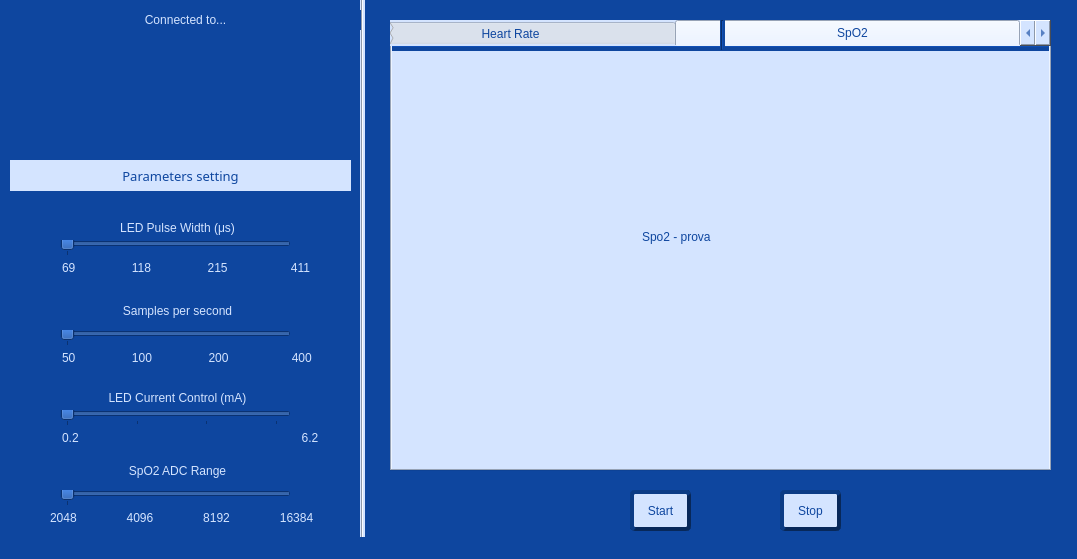
<?xml version="1.0" encoding="UTF-8"?>
<ui version="4.0">
 <class>MainWindow</class>
 <widget class="QMainWindow" name="MainWindow">
  <property name="geometry">
   <rect>
    <x>0</x>
    <y>0</y>
    <width>1077</width>
    <height>559</height>
   </rect>
  </property>
  <property name="windowTitle">
   <string>Photodetector</string>
  </property>
  <property name="styleSheet">
   <string notr="true">background-color: rgb(14, 70, 159);</string>
  </property>
  <widget class="QWidget" name="centralwidget">
   <widget class="QPushButton" name="pushButton_Start">
    <property name="geometry">
     <rect>
      <x>630</x>
      <y>490</y>
      <width>61</width>
      <height>41</height>
     </rect>
    </property>
    <property name="cursor">
     <cursorShape>PointingHandCursor</cursorShape>
    </property>
    <property name="autoFillBackground">
     <bool>false</bool>
    </property>
    <property name="styleSheet">
     <string notr="true">background-color: rgb(212, 228, 255);
color: rgb(14, 70, 159);
font: 10pt &quot;Adobe Heiti Std&quot;;
border-color: rgb(10, 52, 116);
border: 4px solid #082859;
border-radius: 5px;
border-style: outset;
</string>
    </property>
    <property name="text">
     <string>Start</string>
    </property>
   </widget>
   <widget class="QPushButton" name="pushButton_Stop">
    <property name="geometry">
     <rect>
      <x>780</x>
      <y>490</y>
      <width>61</width>
      <height>41</height>
     </rect>
    </property>
    <property name="cursor">
     <cursorShape>PointingHandCursor</cursorShape>
    </property>
    <property name="styleSheet">
     <string notr="true">background-color: rgb(212, 228, 255);
color: rgb(14, 70, 159);
font: 10pt &quot;Adobe Heiti Std&quot;;
border-color: rgb(10, 52, 116);
border: 4px solid #082859;
border-radius: 5px;
border-style: outset;
</string>
    </property>
    <property name="text">
     <string>Stop</string>
    </property>
   </widget>
   <widget class="Line" name="line">
    <property name="geometry">
     <rect>
      <x>360</x>
      <y>-40</y>
      <width>5</width>
      <height>591</height>
     </rect>
    </property>
    <property name="styleSheet">
     <string notr="true">background-color: rgb(212, 228, 255);</string>
    </property>
    <property name="orientation">
     <enum>Qt::Vertical</enum>
    </property>
   </widget>
   <widget class="QLabel" name="label_connection">
    <property name="geometry">
     <rect>
      <x>10</x>
      <y>10</y>
      <width>351</width>
      <height>20</height>
     </rect>
    </property>
    <property name="styleSheet">
     <string notr="true">color: rgb(212, 228, 255);
font: 8pt &quot;Adobe Heiti Std&quot;;</string>
    </property>
    <property name="text">
     <string>Connected to...</string>
    </property>
    <property name="alignment">
     <set>Qt::AlignCenter</set>
    </property>
   </widget>
   <widget class="QSlider" name="horizontalSlider">
    <property name="enabled">
     <bool>true</bool>
    </property>
    <property name="geometry">
     <rect>
      <x>60</x>
      <y>240</y>
      <width>231</width>
      <height>16</height>
     </rect>
    </property>
    <property name="cursor">
     <cursorShape>PointingHandCursor</cursorShape>
    </property>
    <property name="mouseTracking">
     <bool>false</bool>
    </property>
    <property name="tabletTracking">
     <bool>false</bool>
    </property>
    <property name="styleSheet">
     <string notr="true"/>
    </property>
    <property name="minimum">
     <number>1</number>
    </property>
    <property name="maximum">
     <number>4</number>
    </property>
    <property name="orientation">
     <enum>Qt::Horizontal</enum>
    </property>
    <property name="invertedAppearance">
     <bool>false</bool>
    </property>
    <property name="tickPosition">
     <enum>QSlider::TicksBelow</enum>
    </property>
    <property name="tickInterval">
     <number>10</number>
    </property>
   </widget>
   <widget class="QLabel" name="label_3">
    <property name="geometry">
     <rect>
      <x>62</x>
      <y>260</y>
      <width>281</width>
      <height>16</height>
     </rect>
    </property>
    <property name="mouseTracking">
     <bool>false</bool>
    </property>
    <property name="styleSheet">
     <string notr="true">color: rgb(212, 228, 255);
font: 8pt &quot;Adobe Heiti Std&quot;;</string>
    </property>
    <property name="text">
     <string>69                 118                 215                   411 </string>
    </property>
   </widget>
   <widget class="QLabel" name="label_choose_parameters">
    <property name="geometry">
     <rect>
      <x>10</x>
      <y>160</y>
      <width>341</width>
      <height>31</height>
     </rect>
    </property>
    <property name="font">
     <font>
      <family>Adobe Heiti Std</family>
      <pointsize>10</pointsize>
      <weight>50</weight>
      <italic>false</italic>
      <bold>false</bold>
     </font>
    </property>
    <property name="styleSheet">
     <string notr="true">color: rgb(14, 70, 159);
background-color: rgb(212, 228, 255);
font: 10pt &quot;Adobe Heiti Std&quot;;</string>
    </property>
    <property name="text">
     <string>Parameters setting</string>
    </property>
    <property name="alignment">
     <set>Qt::AlignCenter</set>
    </property>
   </widget>
   <widget class="QLabel" name="label_LED_pulse_width">
    <property name="geometry">
     <rect>
      <x>82</x>
      <y>220</y>
      <width>191</width>
      <height>16</height>
     </rect>
    </property>
    <property name="styleSheet">
     <string notr="true">color: rgb(212, 228, 255);
font: 9pt &quot;Adobe Heiti Std&quot;;</string>
    </property>
    <property name="text">
     <string>LED Pulse Width (μs)</string>
    </property>
    <property name="alignment">
     <set>Qt::AlignCenter</set>
    </property>
   </widget>
   <widget class="QSlider" name="horizontalSlider_2">
    <property name="geometry">
     <rect>
      <x>60</x>
      <y>330</y>
      <width>231</width>
      <height>16</height>
     </rect>
    </property>
    <property name="cursor">
     <cursorShape>PointingHandCursor</cursorShape>
    </property>
    <property name="minimum">
     <number>1</number>
    </property>
    <property name="maximum">
     <number>4</number>
    </property>
    <property name="orientation">
     <enum>Qt::Horizontal</enum>
    </property>
    <property name="tickPosition">
     <enum>QSlider::TicksBelow</enum>
    </property>
    <property name="tickInterval">
     <number>10</number>
    </property>
   </widget>
   <widget class="QLabel" name="label_samples_per_second">
    <property name="geometry">
     <rect>
      <x>82</x>
      <y>300</y>
      <width>191</width>
      <height>21</height>
     </rect>
    </property>
    <property name="styleSheet">
     <string notr="true">color: rgb(212, 228, 255);
font: 9pt &quot;Adobe Heiti Std&quot;;</string>
    </property>
    <property name="text">
     <string>Samples per second</string>
    </property>
    <property name="alignment">
     <set>Qt::AlignCenter</set>
    </property>
   </widget>
   <widget class="QSlider" name="horizontalSlider_3">
    <property name="geometry">
     <rect>
      <x>60</x>
      <y>410</y>
      <width>231</width>
      <height>16</height>
     </rect>
    </property>
    <property name="cursor">
     <cursorShape>PointingHandCursor</cursorShape>
    </property>
    <property name="minimum">
     <number>1</number>
    </property>
    <property name="maximum">
     <number>32</number>
    </property>
    <property name="orientation">
     <enum>Qt::Horizontal</enum>
    </property>
    <property name="tickPosition">
     <enum>QSlider::TicksBelow</enum>
    </property>
    <property name="tickInterval">
     <number>10</number>
    </property>
   </widget>
   <widget class="QLabel" name="label_LED_current_control">
    <property name="geometry">
     <rect>
      <x>82</x>
      <y>390</y>
      <width>191</width>
      <height>16</height>
     </rect>
    </property>
    <property name="styleSheet">
     <string notr="true">color: rgb(212, 228, 255);
font: 9pt &quot;Adobe Heiti Std&quot;;</string>
    </property>
    <property name="text">
     <string>LED Current Control (mA)</string>
    </property>
    <property name="alignment">
     <set>Qt::AlignCenter</set>
    </property>
   </widget>
   <widget class="QLabel" name="label_9">
    <property name="geometry">
     <rect>
      <x>62</x>
      <y>430</y>
      <width>281</width>
      <height>16</height>
     </rect>
    </property>
    <property name="styleSheet">
     <string notr="true">color: rgb(212, 228, 255);
font: 8pt &quot;Adobe Heiti Std&quot;;</string>
    </property>
    <property name="text">
     <string>0.2                                                                   6.2</string>
    </property>
   </widget>
   <widget class="QLabel" name="label_SpO2_ADC_range">
    <property name="geometry">
     <rect>
      <x>82</x>
      <y>461</y>
      <width>191</width>
      <height>20</height>
     </rect>
    </property>
    <property name="styleSheet">
     <string notr="true">color: rgb(212, 228, 255);
font: 9pt &quot;Adobe Heiti Std&quot;;</string>
    </property>
    <property name="text">
     <string>SpO2 ADC Range</string>
    </property>
    <property name="alignment">
     <set>Qt::AlignCenter</set>
    </property>
   </widget>
   <widget class="QSlider" name="horizontalSlider_4">
    <property name="geometry">
     <rect>
      <x>60</x>
      <y>490</y>
      <width>231</width>
      <height>16</height>
     </rect>
    </property>
    <property name="cursor">
     <cursorShape>PointingHandCursor</cursorShape>
    </property>
    <property name="minimum">
     <number>1</number>
    </property>
    <property name="maximum">
     <number>4</number>
    </property>
    <property name="orientation">
     <enum>Qt::Horizontal</enum>
    </property>
    <property name="tickPosition">
     <enum>QSlider::TicksBelow</enum>
    </property>
    <property name="tickInterval">
     <number>10</number>
    </property>
   </widget>
   <widget class="QLabel" name="label">
    <property name="geometry">
     <rect>
      <x>130</x>
      <y>40</y>
      <width>101</width>
      <height>101</height>
     </rect>
    </property>
    <property name="text">
     <string/>
    </property>
    <property name="pixmap">
     <pixmap>hr_image.png</pixmap>
    </property>
    <property name="scaledContents">
     <bool>true</bool>
    </property>
   </widget>
   <widget class="QLabel" name="label_4">
    <property name="geometry">
     <rect>
      <x>62</x>
      <y>350</y>
      <width>281</width>
      <height>16</height>
     </rect>
    </property>
    <property name="mouseTracking">
     <bool>false</bool>
    </property>
    <property name="styleSheet">
     <string notr="true">color: rgb(212, 228, 255);
font: 8pt &quot;Adobe Heiti Std&quot;;</string>
    </property>
    <property name="text">
     <string>50                 100                 200                   400 </string>
    </property>
   </widget>
   <widget class="QLabel" name="label_5">
    <property name="geometry">
     <rect>
      <x>50</x>
      <y>510</y>
      <width>281</width>
      <height>16</height>
     </rect>
    </property>
    <property name="mouseTracking">
     <bool>false</bool>
    </property>
    <property name="styleSheet">
     <string notr="true">color: rgb(212, 228, 255);
font: 8pt &quot;Adobe Heiti Std&quot;;</string>
    </property>
    <property name="text">
     <string>2048               4096               8192               16384 </string>
    </property>
   </widget>
   <widget class="QTabWidget" name="tabWidget">
    <property name="geometry">
     <rect>
      <x>390</x>
      <y>20</y>
      <width>661</width>
      <height>451</height>
     </rect>
    </property>
    <property name="focusPolicy">
     <enum>Qt::NoFocus</enum>
    </property>
    <property name="contextMenuPolicy">
     <enum>Qt::NoContextMenu</enum>
    </property>
    <property name="layoutDirection">
     <enum>Qt::LeftToRight</enum>
    </property>
    <property name="autoFillBackground">
     <bool>false</bool>
    </property>
    <property name="styleSheet">
     <string notr="true">color: rgb(14, 70, 159);
font: 9pt &quot;Adobe Heiti Std&quot;;
background-color: rgb(212, 228, 255);
</string>
    </property>
    <property name="tabPosition">
     <enum>QTabWidget::North</enum>
    </property>
    <property name="tabShape">
     <enum>QTabWidget::Rounded</enum>
    </property>
    <property name="currentIndex">
     <number>1</number>
    </property>
    <property name="iconSize">
     <size>
      <width>20</width>
      <height>20</height>
     </size>
    </property>
    <property name="elideMode">
     <enum>Qt::ElideNone</enum>
    </property>
    <property name="documentMode">
     <bool>false</bool>
    </property>
    <property name="tabsClosable">
     <bool>false</bool>
    </property>
    <property name="movable">
     <bool>false</bool>
    </property>
    <property name="tabBarAutoHide">
     <bool>false</bool>
    </property>
    <widget class="QWidget" name="tab_HR">
     <attribute name="title">
      <string>                                        Heart Rate                                     </string>
     </attribute>
     <widget class="QLabel" name="label_HR_prova">
      <property name="geometry">
       <rect>
        <x>250</x>
        <y>150</y>
        <width>181</width>
        <height>101</height>
       </rect>
      </property>
      <property name="text">
       <string>Heart Rate - prova</string>
      </property>
     </widget>
     <widget class="Line" name="line_3">
      <property name="geometry">
       <rect>
        <x>-10</x>
        <y>-5</y>
        <width>681</width>
        <height>10</height>
       </rect>
      </property>
      <property name="styleSheet">
       <string notr="true">background-color: rgb(14, 70, 159);</string>
      </property>
      <property name="orientation">
       <enum>Qt::Horizontal</enum>
      </property>
     </widget>
    </widget>
    <widget class="QWidget" name="tab_spo2">
     <attribute name="title">
      <string>                                             SpO2                                          </string>
     </attribute>
     <widget class="QLabel" name="label_spo2_prova">
      <property name="geometry">
       <rect>
        <x>250</x>
        <y>140</y>
        <width>181</width>
        <height>101</height>
       </rect>
      </property>
      <property name="text">
       <string>Spo2 - prova</string>
      </property>
     </widget>
     <widget class="Line" name="line_2">
      <property name="geometry">
       <rect>
        <x>-10</x>
        <y>-5</y>
        <width>681</width>
        <height>10</height>
       </rect>
      </property>
      <property name="styleSheet">
       <string notr="true">background-color: rgb(14, 70, 159);</string>
      </property>
      <property name="orientation">
       <enum>Qt::Horizontal</enum>
      </property>
     </widget>
    </widget>
   </widget>
   <widget class="Line" name="line_4">
    <property name="geometry">
     <rect>
      <x>720</x>
      <y>20</y>
      <width>5</width>
      <height>30</height>
     </rect>
    </property>
    <property name="orientation">
     <enum>Qt::Vertical</enum>
    </property>
   </widget>
   <zorder>tabWidget</zorder>
   <zorder>pushButton_Start</zorder>
   <zorder>pushButton_Stop</zorder>
   <zorder>line</zorder>
   <zorder>horizontalSlider</zorder>
   <zorder>label_3</zorder>
   <zorder>label_choose_parameters</zorder>
   <zorder>label_LED_pulse_width</zorder>
   <zorder>horizontalSlider_2</zorder>
   <zorder>label_samples_per_second</zorder>
   <zorder>horizontalSlider_3</zorder>
   <zorder>label_LED_current_control</zorder>
   <zorder>label_9</zorder>
   <zorder>label_SpO2_ADC_range</zorder>
   <zorder>horizontalSlider_4</zorder>
   <zorder>label_connection</zorder>
   <zorder>label</zorder>
   <zorder>label_4</zorder>
   <zorder>label_5</zorder>
   <zorder>line_4</zorder>
  </widget>
  <widget class="QMenuBar" name="menubar">
   <property name="geometry">
    <rect>
     <x>0</x>
     <y>0</y>
     <width>1077</width>
     <height>26</height>
    </rect>
   </property>
  </widget>
  <widget class="QStatusBar" name="statusbar"/>
 </widget>
 <resources/>
 <connections/>
</ui>
